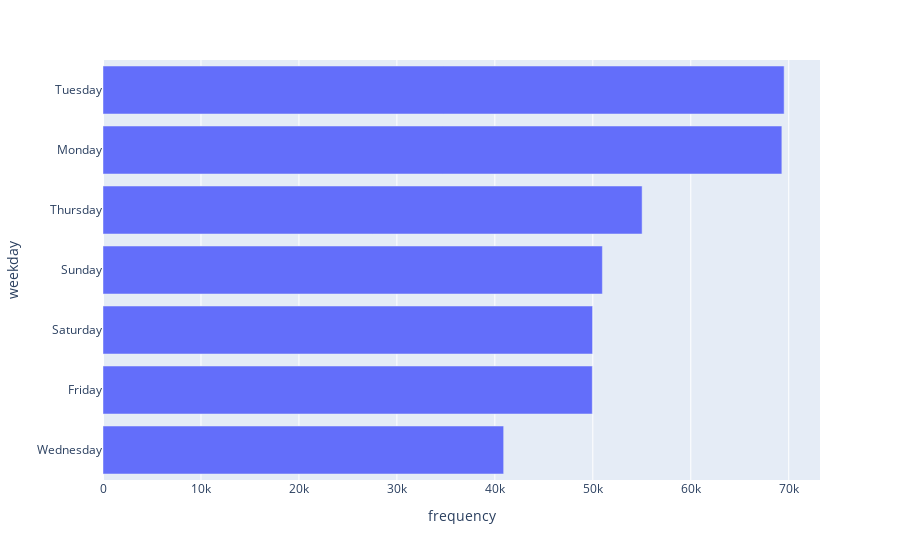

The notebook cell saved with this chart:
### Code cell
wdays = getCounts("weekday")
wdays.plot.bar(x = "frequency", y = "weekday")

### Figure 1 — Plotly figure (JSON) as saved in the notebook; plotly's stock layout.template omitted (floating-point values rounded to 4 significant figures)
{"data": [{"alignmentgroup": "True", "hovertemplate": "frequency=%{x}<br>weekday=%{y}<extra></extra>", "legendgroup": "", "marker": {"color": "#636efa", "pattern": {"shape": ""}}, "name": "", "offsetgroup": "", "orientation": "h", "showlegend": false, "textposition": "auto", "type": "bar", "x": [40900, 49948, 49973, 50978, 55034, 69298, 69532], "xaxis": "x", "y": ["Wednesday", "Friday", "Saturday", "Sunday", "Thursday", "Monday", "Tuesday"], "yaxis": "y"}], "layout": {"barmode": "relative", "legend": {"tracegroupgap": 0}, "margin": {"t": 60}, "xaxis": {"anchor": "y", "domain": [0, 1], "title": {"text": "frequency"}}, "yaxis": {"anchor": "x", "domain": [0, 1], "title": {"text": "weekday"}}}}
